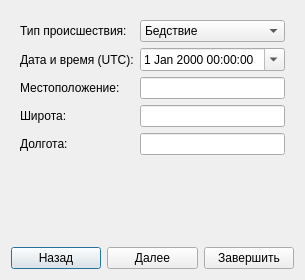
<?xml version="1.0" encoding="UTF-8"?>
<ui version="4.0">
 <class>RegistrationForm</class>
 <widget class="QDialog" name="RegistrationForm">
  <property name="windowTitle">
   <string>Регистрация происшествий</string>
  </property>
  <layout class="QVBoxLayout" name="mainLayout">
   <item>
    <widget class="QStackedWidget" name="stackedWidget">
     <widget class="QWidget" name="state1">
      <layout class="QFormLayout">
       <item row="0" column="0">
        <widget class="QLabel" name="labelIncidentType">
         <property name="text">
          <string>Тип происшествия:</string>
         </property>
        </widget>
       </item>
       <item row="0" column="1">
        <widget class="QComboBox" name="comboIncidentType">
         <item>
          <property name="text">
           <string>Бедствие</string>
          </property>
         </item>
         <item>
          <property name="text">
           <string>Тренировка</string>
          </property>
         </item>
        </widget>
       </item>
       <item row="1" column="0">
        <widget class="QLabel" name="labelTime">
         <property name="text">
          <string>Дата и время (UTC):</string>
         </property>
        </widget>
       </item>
       <item row="1" column="1">
        <widget class="QDateTimeEdit" name="dateTimeIncident">
         <property name="calendarPopup">
          <bool>true</bool>
         </property>
        </widget>
       </item>
       <item row="2" column="0">
        <widget class="QLabel" name="labelLocation">
         <property name="text">
          <string>Местоположение:</string>
         </property>
        </widget>
       </item>
       <item row="2" column="1">
        <widget class="QLineEdit" name="editLocation"/>
       </item>
       <item row="3" column="0">
        <widget class="QLabel">
         <property name="text">
          <string>Широта:</string>
         </property>
        </widget>
       </item>
       <item row="3" column="1">
        <widget class="QLineEdit" name="editLat"/>
       </item>
       <item row="4" column="0">
        <widget class="QLabel">
         <property name="text">
          <string>Долгота:</string>
         </property>
        </widget>
       </item>
       <item row="4" column="1">
        <widget class="QLineEdit" name="editLon"/>
       </item>
      </layout>
     </widget>
     <widget class="QWidget" name="state2">
      <layout class="QFormLayout">
       <item row="0" column="0">
        <widget class="QLabel" name="labelVesselName">
         <property name="text">
          <string>Название судна:</string>
         </property>
        </widget>
       </item>
       <item row="0" column="1">
        <widget class="QLineEdit" name="editVesselName"/>
       </item>
       <item row="1" column="0">
        <widget class="QLabel" name="labelIMO">
         <property name="text">
          <string>IMO:</string>
         </property>
        </widget>
       </item>
       <item row="1" column="1">
        <widget class="QLineEdit" name="editIMONumber"/>
       </item>
      </layout>
     </widget>
     <widget class="QWidget" name="state3">
      <layout class="QVBoxLayout">
       <item>
        <widget class="QLabel" name="labelDescription">
         <property name="text">
          <string>Описание ситуации:</string>
         </property>
        </widget>
       </item>
       <item>
        <widget class="QTextEdit" name="textDescription"/>
       </item>
      </layout>
     </widget>
     <widget class="QWidget" name="state4">
      <layout class="QVBoxLayout">
       <item>
        <widget class="QLabel" name="labelConfirm">
         <property name="text">
          <string>Подтверждение информации:</string>
         </property>
        </widget>
       </item>
       <item>
        <widget class="QPlainTextEdit" name="plainConfirm">
         <property name="readOnly">
          <bool>true</bool>
         </property>
        </widget>
       </item>
      </layout>
     </widget>
    </widget>
   </item>
   <item>
    <layout class="QHBoxLayout">
     <item>
      <widget class="QPushButton" name="buttonPrev">
       <property name="text">
        <string>Назад</string>
       </property>
      </widget>
     </item>
     <item>
      <widget class="QPushButton" name="buttonNext">
       <property name="text">
        <string>Далее</string>
       </property>
      </widget>
     </item>
     <item>
      <widget class="QPushButton" name="buttonFinish">
       <property name="text">
        <string>Завершить</string>
       </property>
      </widget>
     </item>
    </layout>
   </item>
  </layout>
 </widget>
 <resources/>
 <connections/>
</ui>
